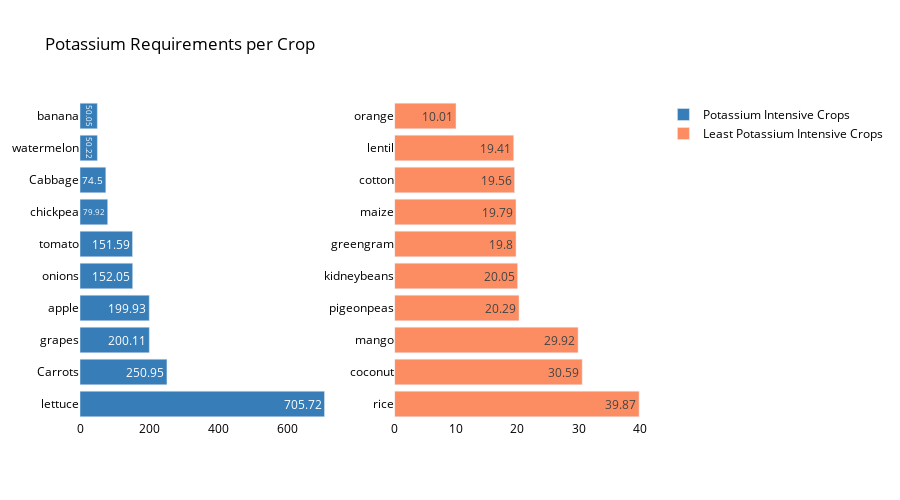

Notebook code for this chart:
### Markdown cell above
* Potassium Requirements for different crops

### Code cell
# create and sort DataFrame
potassium_summary= crop_average.sort_values(by='potassium_mm', ascending=False)
# Create subplots
fig = make_subplots(rows=1, cols=2)
# Define data for subplots
top = potassium_summary.head(10)
last = potassium_summary.tail(10)
# Generate unique color palettes for top and last
color_palette_top = px.colors.qualitative.Set1
color_palette_last = px.colors.qualitative.Set2
# Add bar traces to subplots
fig.add_trace(go.Bar(y=top.index,x=top['potassium_mm'],name="Potassium Intensive Crops",
        marker_color=random.choice(color_palette_top),orientation='h',text=top['potassium_mm']
    ),row=1, col=1)
fig.add_trace(go.Bar(y=last.index,x=last['potassium_mm'],name="Least Potassium Intensive Crops",
        marker_color=random.choice(color_palette_last),orientation='h',
        text=last['potassium_mm']),row=1, col=2)
# Update trace settings and layout
fig.update_traces(texttemplate='%{text}', textposition='inside')
fig.update_layout(title_text="Potassium Requirements per Crop",
    plot_bgcolor='white',font_size=12,font_color='black',height=500)
# Update axes and display the figure
fig.update_xaxes(showgrid=False)
fig.update_yaxes(showgrid=False)
fig.show()

### Figure 1 — Plotly figure (JSON) as saved in the notebook; plotly's stock layout.template omitted (floating-point values rounded to 4 significant figures)
{"data": [{"marker": {"color": "rgb(55,126,184)"}, "name": "Potassium Intensive Crops", "orientation": "h", "text": [705.7, 250.9, 200.1, 199.9, 152.1, 151.6, 79.92, 74.5, 50.22, 50.05], "textposition": "inside", "texttemplate": "%{text}", "type": "bar", "x": [705.7, 250.9, 200.1, 199.9, 152.1, 151.6, 79.92, 74.5, 50.22, 50.05], "xaxis": "x", "y": ["lettuce", "Carrots", "grapes", "apple", "onions", "tomato", "chickpea", "Cabbage", "watermelon", "banana"], "yaxis": "y"}, {"marker": {"color": "rgb(252,141,98)"}, "name": "Least Potassium Intensive Crops", "orientation": "h", "text": [39.87, 30.59, 29.92, 20.29, 20.05, 19.8, 19.79, 19.56, 19.41, 10.01], "textposition": "inside", "texttemplate": "%{text}", "type": "bar", "x": [39.87, 30.59, 29.92, 20.29, 20.05, 19.8, 19.79, 19.56, 19.41, 10.01], "xaxis": "x2", "y": ["rice", "coconut", "mango", "pigeonpeas", "kidneybeans", "greengram", "maize", "cotton", "lentil", "orange"], "yaxis": "y2"}], "layout": {"font": {"color": "black", "size": 12}, "height": 500, "plot_bgcolor": "white", "title": {"text": "Potassium Requirements per Crop"}, "xaxis": {"anchor": "y", "domain": [0, 0.45], "showgrid": false}, "xaxis2": {"anchor": "y2", "domain": [0.55, 1], "showgrid": false}, "yaxis": {"anchor": "x", "domain": [0, 1], "showgrid": false}, "yaxis2": {"anchor": "x2", "domain": [0, 1], "showgrid": false}}}
